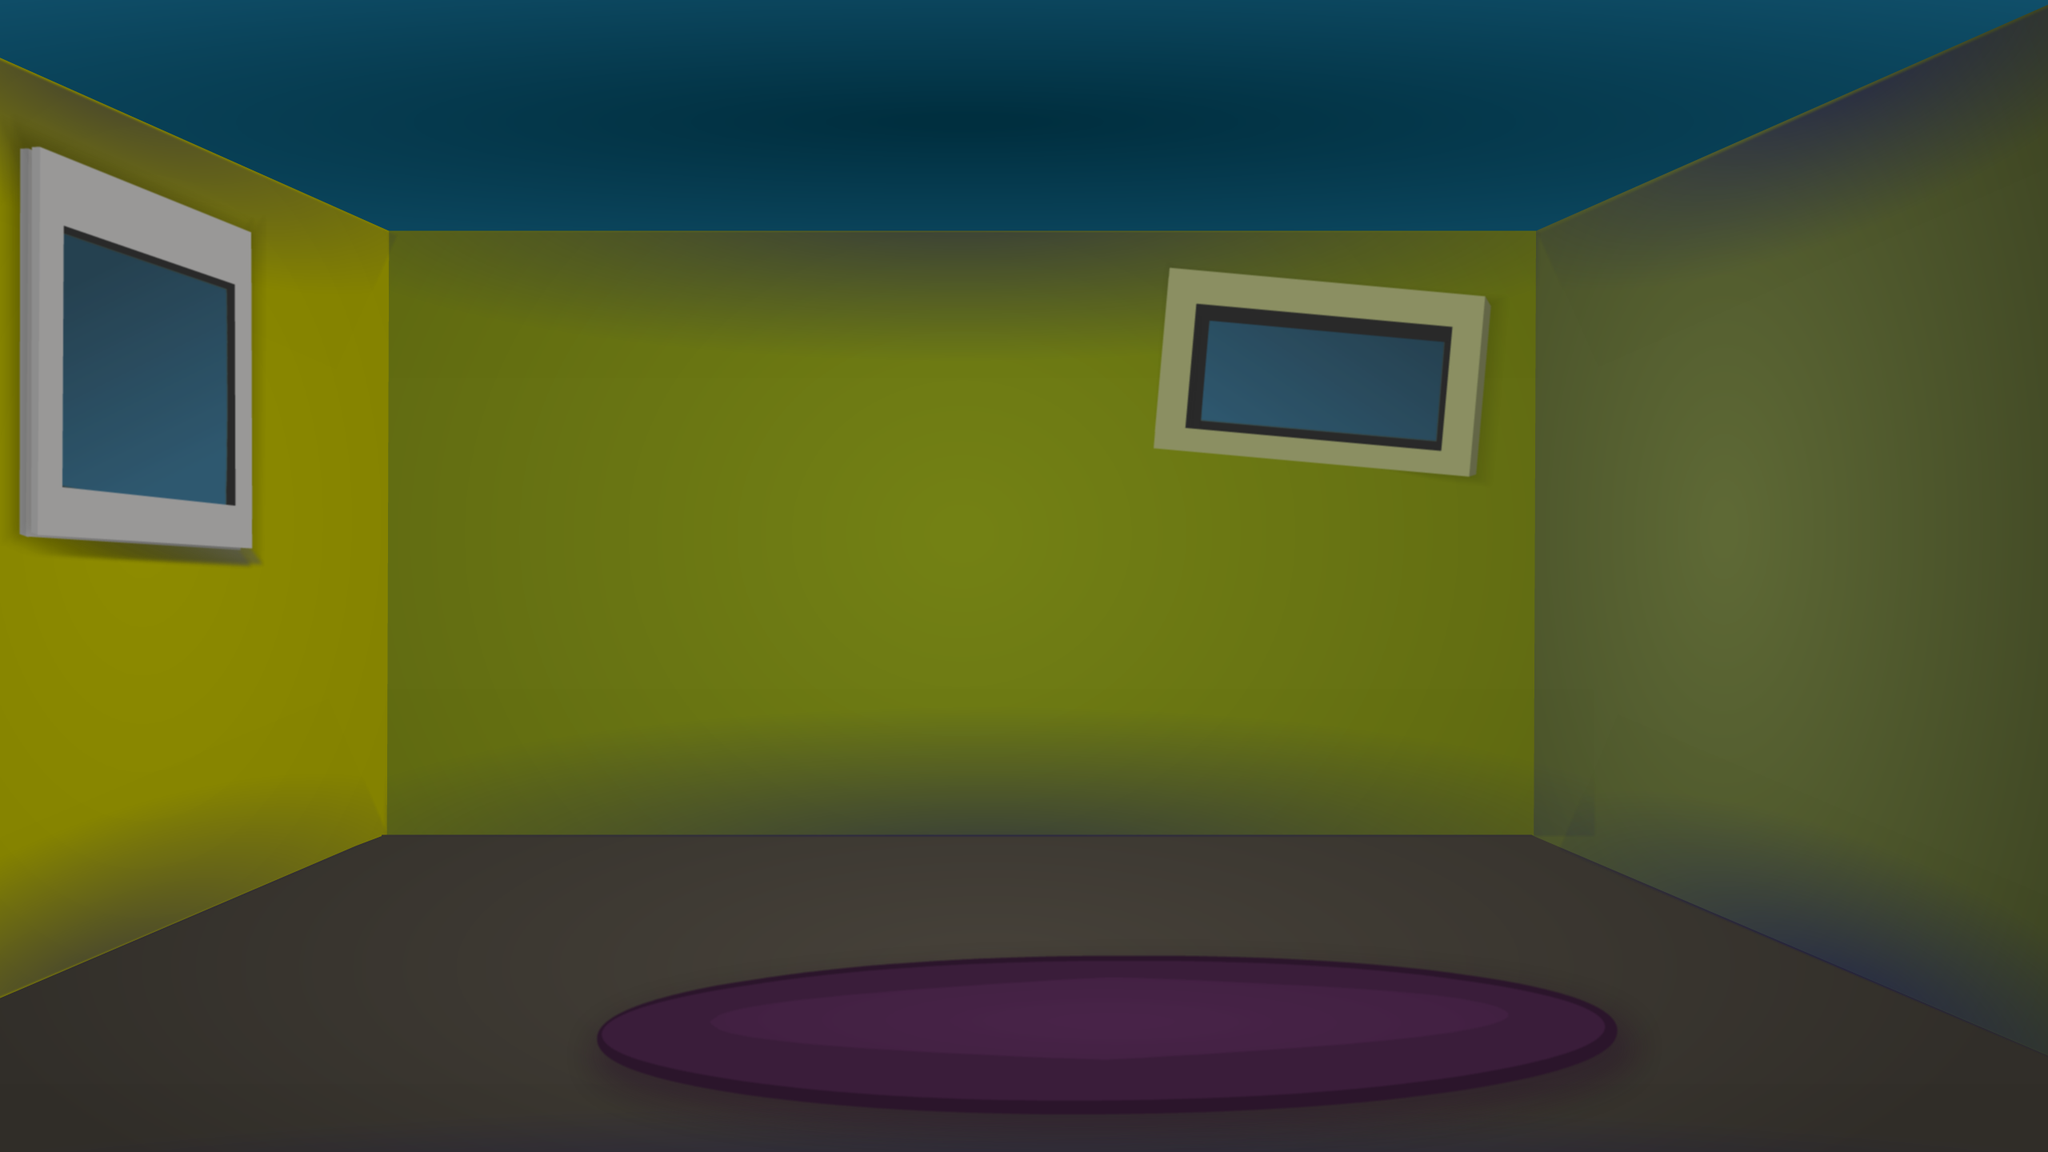

Below is a game level as drawn by its tile map, then a one-line description and the .tmx that defines it (tile-layer data replaced by summaries):
An orthogonal 20x10 tile map with 128x144 px tiles, 3 tile layers (background, collision, foreground).

<map version="1.0" orientation="orthogonal" renderorder="right-down" width="20" height="10" tilewidth="128" tileheight="144">
 <tileset firstgid="1" name="bedroom" tilewidth="128" tileheight="144">
  <image source="bedroom.png" width="2560" height="1440" />
 </tileset>
 <layer name="background" width="20" height="10">
  <data>[200 cells, 200 non-empty, 200 distinct tile ids]</data>
 </layer>
 <layer name="collision" width="20" height="10">
  <data>[200 cells, 56 non-empty, 56 distinct tile ids]</data>
 </layer>
 <layer name="foreground" width="20" height="10">
  <data>[200 cells, 10 non-empty, 10 distinct tile ids]</data>
 </layer>
</map>
